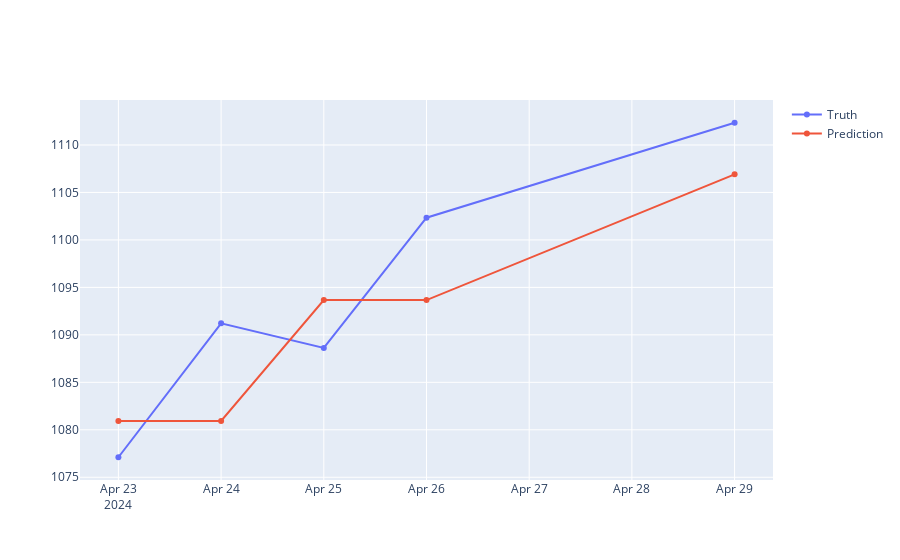

This figure's notebook cell:
### Code cell
y_pred = ['1080.9259', '1080.9259', '1093.6593','1093.6593', '1106.9073']
predictions = pd.DataFrame(truth_df)
predictions['Close'] = y_pred

fig = make_subplots(rows=1, cols=1)
fig.add_trace(go.Scatter(x=truth_df['Exchange Date'], 
                         y=truth_df['Close'],
                         name='Truth'))

fig.add_trace(go.Scatter(x=predictions['Exchange Date'],
                         y=predictions['Close'],
                         name='Prediction'))
fig.show()

### Figure 1 — Plotly figure (JSON) as saved in the notebook; plotly's stock layout.template omitted (floating-point values rounded to 4 significant figures)
{"data": [{"name": "Truth", "type": "scatter", "x": ["2024-04-23 00:00:00", "2024-04-24 00:00:00", "2024-04-25 00:00:00", "2024-04-26 00:00:00", "2024-04-29 00:00:00"], "y": [1077.0, 1091.0, 1089.0, 1102.0, 1112.0]}, {"name": "Prediction", "type": "scatter", "x": ["2024-04-23 00:00:00", "2024-04-24 00:00:00", "2024-04-25 00:00:00", "2024-04-26 00:00:00", "2024-04-29 00:00:00"], "y": ["1080.9259", "1080.9259", "1093.6593", "1093.6593", "1106.9073"]}], "layout": {"xaxis": {"anchor": "y", "domain": [0, 1]}, "yaxis": {"anchor": "x", "domain": [0, 1]}}}
